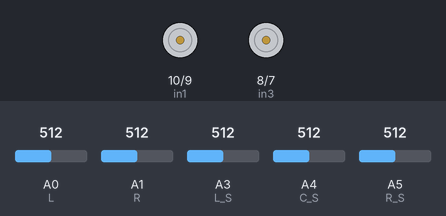
A sketch run on a simulated Arduino Uno, built with avr-gcc and run on an emulated ATmega328P. On the bench: motor-driver pin pairs drawn as motors (green arrow = first pin HIGH = forward, orange = second pin HIGH = backward, longer = more drive, scaled by the enable pin). The inputs (shaded band) are chosen by the test bench; at power-on: A3 (L_S) = 512, A0 (L) = 512, A1 (R) = 512, A4 (C_S) = 512, A5 (R_S) = 512.

Above: at 2.2 s.
2.3 s: A3 (L_S) set to 495
3.8 s: A3 (L_S) set to 470
At 4.8 s:
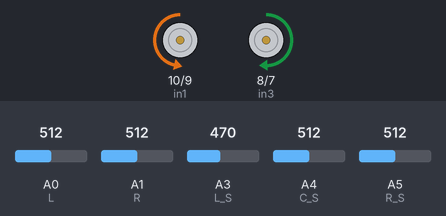
Timing chart, 0 to 6.8 s (numbered marks = the images above; inputs shaded):
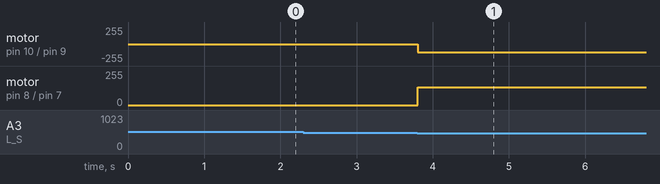

The sketch:

Line_Following_Robot.ino
```cpp
#define enA 11
#define in1 10
#define in2 9
#define in3 8
#define in4 7
#define enB 5
#define R_S A5
#define C_S A4
#define L_S A3
#define L A0
#define R A1

// Analog sensor threshold and motor speeds
#define threshold (950+20)/2
#define MAX_SPEED_A 125
#define MAX_SPEED_B 135
#define TURNING_SPEED 170

void setup() {
  Serial.begin(9600);
  pinMode(enA, OUTPUT);
  pinMode(in1, OUTPUT);
  pinMode(in2, OUTPUT);
  pinMode(in3, OUTPUT);
  pinMode(in4, OUTPUT);
  pinMode(enB, OUTPUT);
  pinMode(R_S, INPUT);
  pinMode(L_S, INPUT);
  pinMode(C_S, INPUT);
  pinMode(R, INPUT);
  pinMode(L, INPUT);
  digitalWrite(in1,LOW);
  digitalWrite(in2,LOW);
  digitalWrite(in3,LOW);
  digitalWrite(in4,LOW);
  analogWrite(enA,MAX_SPEED_A);
  analogWrite(enB,MAX_SPEED_B);
  delay(1000);
}

void loop(){
  // Read values from line sensors
  int line1 = read_eye(L_S);
  int line2 = read_eye(C_S);
  int line3 = read_eye(R_S);
  int line4 = read_eye(L);
  int line5 = read_eye(R);
  /*Serial.print(analogRead(L));
  Serial.print( " || ");
  Serial.print(analogRead(L_S));
  Serial.print( " || ");
  Serial.print(analogRead(C_S));
  Serial.print( " || ");
  Serial.print(analogRead(R_S));
  Serial.print( " || ");
  Serial.print(analogRead(R));
  Serial.print( " || ");
  Serial.println();*/

  // Line following logic
  if ((line1 == 1) && (line2 == 0) && (line3 == 1))
    forward();

  if ((line1 == 0) && (line2 == 1) && (line3 == 1))
    turnRight();

  if ((line1 == 1) && (line2 == 1) && (line3 == 0))
    turnLeft();


  // Angle handling
  if ((line1 == 0) && (line2 == 0) && (line3 == 1) && (line4 ==0) && (line5==1))
    powerRight();
  if ((line1 == 1) && (line2 == 0) && (line3 == 0) && (line4==1) && (line5==0))
    powerLeft();

  // Handle node "+"
  if ((line1 == 0) && (line2 == 0) && (line3 == 0) && (line4 == 0) && (line5 == 0))
    forward();
 /* if ((line1 == 0) && (line2 == 0)  && (line4 == 1) && (line3 == 0) && (line5 == 0))
    turnLeft();*/
  }


// Read analog sensor and return LineState
int read_eye(int eye) {
  if (analogRead(eye) < threshold) return 0;
  return 1;
}

// Motor control functions
void forward(){
  changeSpeed(MAX_SPEED_A, MAX_SPEED_B);
  digitalWrite(in1, LOW);
  digitalWrite(in2, HIGH);
  digitalWrite(in3, LOW);
  digitalWrite(in4, HIGH);
}

void turnRight(){
  changeSpeed(MAX_SPEED_A, MAX_SPEED_B);
  digitalWrite(in1, LOW);
  digitalWrite(in2, HIGH);
  digitalWrite(in3, HIGH);
  digitalWrite(in4, LOW);
}

void turnLeft(){
  changeSpeed(MAX_SPEED_A, MAX_SPEED_B);
  digitalWrite(in1, HIGH);
  digitalWrite(in2, LOW);
  digitalWrite(in3, LOW);
  digitalWrite(in4, HIGH);
}

void powerRight(){
  changeSpeed(MAX_SPEED_A, TURNING_SPEED);
  digitalWrite(in1, LOW);
  digitalWrite(in2, HIGH);
  digitalWrite(in3, HIGH);
  digitalWrite(in4, LOW);
}

void powerLeft(){
 changeSpeed(TURNING_SPEED, MAX_SPEED_B);
 digitalWrite(in1, HIGH);
  digitalWrite(in2, LOW);
  digitalWrite(in3, LOW);
  digitalWrite(in4, HIGH);
}

void stop(){
  digitalWrite(in1, LOW);
  digitalWrite(in2, LOW);
  digitalWrite(in3, LOW);
  digitalWrite(in4, LOW);
}

void changeSpeed(int speed_a, int speed_b) {
 analogWrite(enA, speed_a);
 analogWrite(enB, speed_b);
}
```

Measured:
- the behaviour switches between 485 and 484 on A3 (L_S) (found by bisection; images 0 and 1)
- after the input at 2.3 s, every drawn part: stays the same
- after the input at 3.8 s, motor on pin 10 (in1) / pin 9 (in2): stopped → backward 125/255 at once; motor on pin 8 (in3) / pin 7 (in4): stopped → forward 135/255 at once
